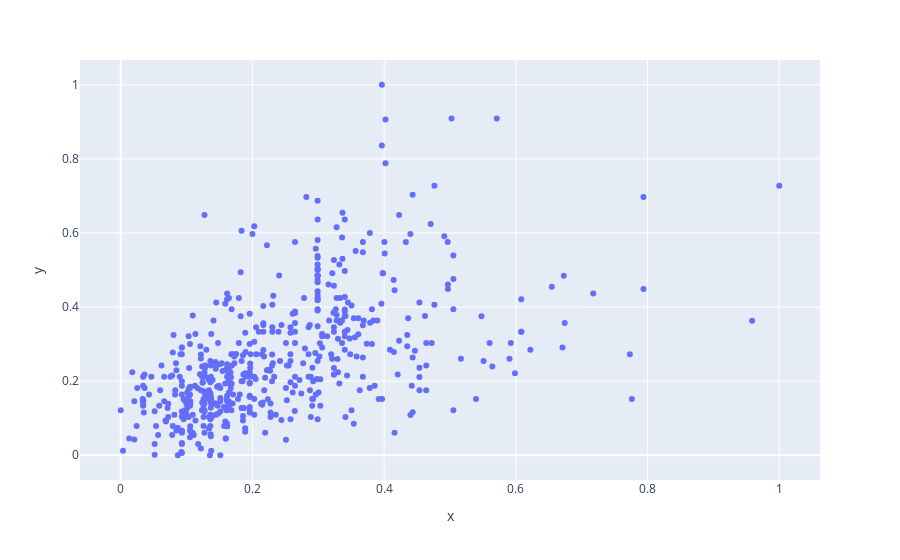

The notebook cell this image was saved under:
### Code cell
px.scatter(x = df['area'], y = df['price'])

### Figure 1 — Plotly figure (JSON) as saved in the notebook; plotly's stock layout.template omitted (floating-point values rounded to 4 significant figures; data arrays with more than 128 entries replaced by an {"elided": "..."} marker saying what was removed)
{"data": [{"hovertemplate": "x=%{x}<br>y=%{y}<extra></extra>", "legendgroup": "", "marker": {"color": "#636efa", "symbol": "circle"}, "mode": "markers", "name": "", "orientation": "v", "showlegend": false, "type": "scatter", "x": {"elided": "545 float values"}, "xaxis": "x", "y": {"elided": "545 float values"}, "yaxis": "y"}], "layout": {"legend": {"tracegroupgap": 0}, "margin": {"t": 60}, "xaxis": {"anchor": "y", "domain": [0, 1], "title": {"text": "x"}}, "yaxis": {"anchor": "x", "domain": [0, 1], "title": {"text": "y"}}}}
